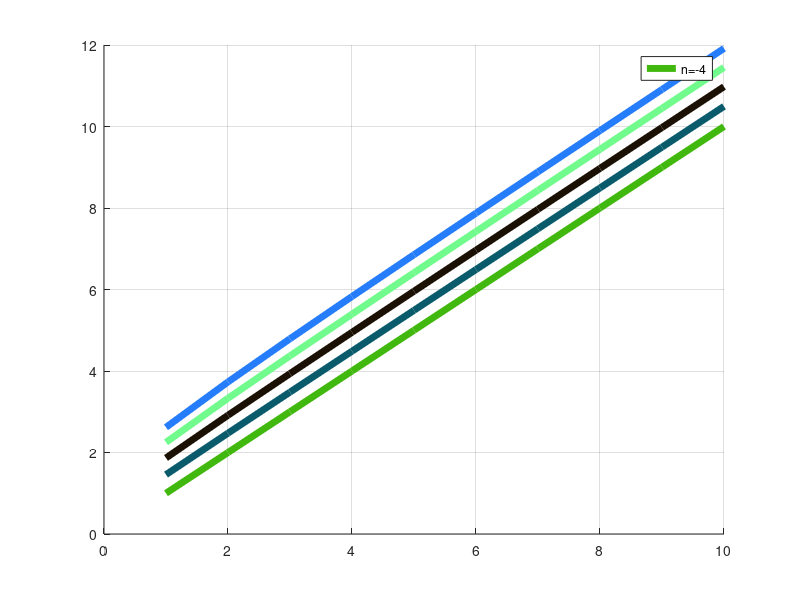

Write MATLAB code to recreate this figure.
k=1:1:10;n=-4;b=[];hold on;grid on;
for i=0:abs(n)/n:n
    y=power(sqrt(k)*0.5+sqrt(k-i)*0.5,2);sss= plot(k,y);
    set(sss,'color',rand(1,3),'linewidth',5);legend(['n=',num2str(i)]);
end
for i=0:abs(n)/n:n
    y0=power(sqrt(k)*0.5+sqrt(k-i)*0.5,2);p0=polyfit(k,y0,1);
    b0=p0(1);b=[b,b0];
end
hold off;b